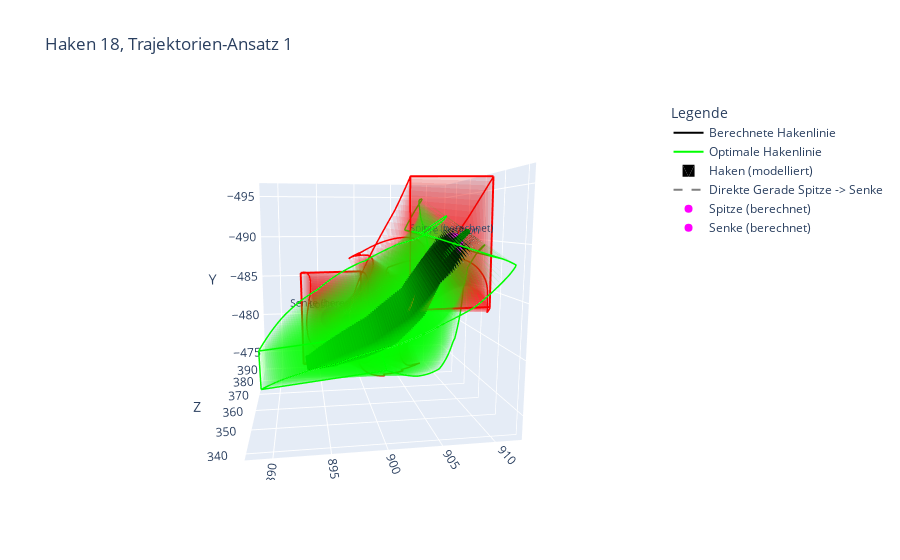
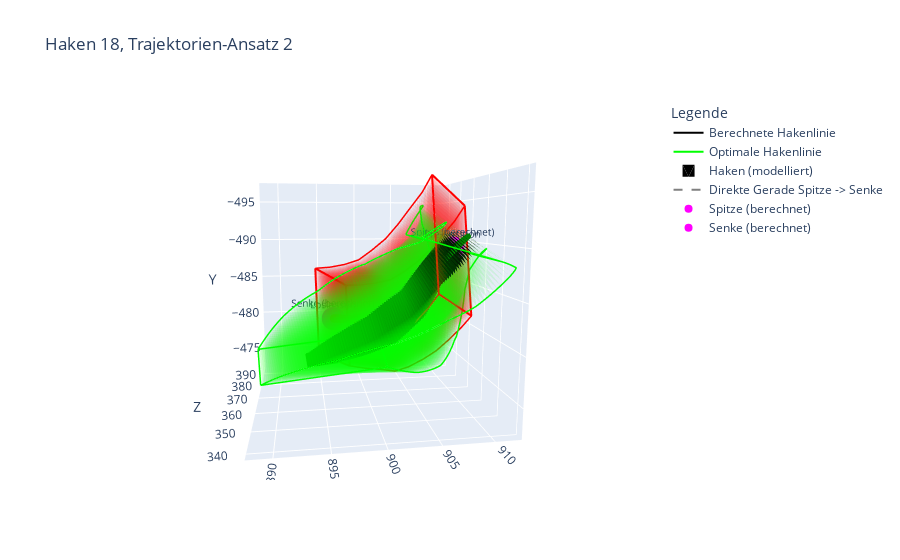
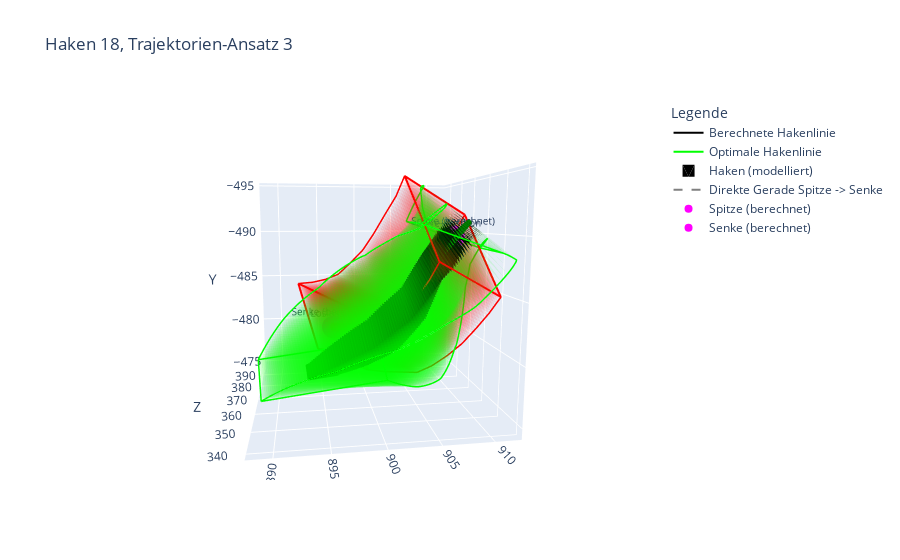
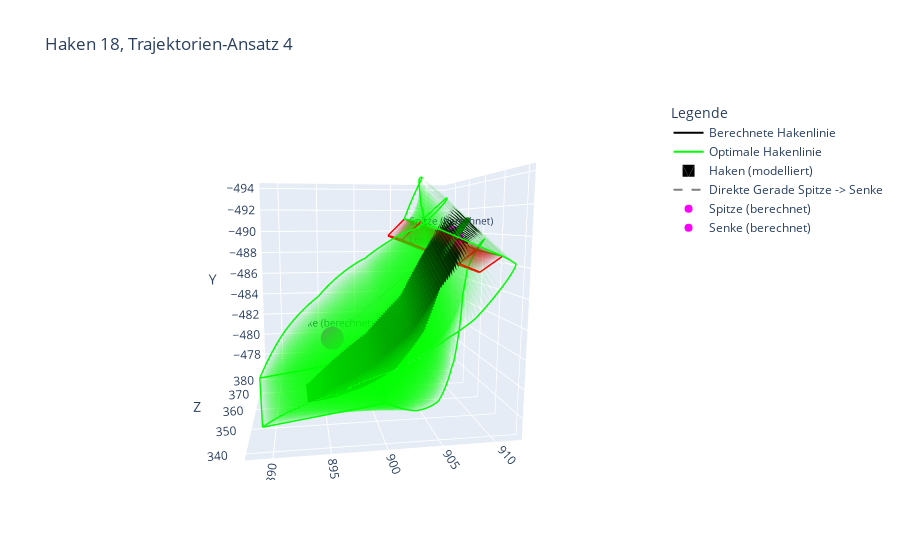

Write notebook code for charts like these, in order.
### Code cell
visualize_rectangles_html(
    rectangles = rectangles_1,
    secondary_rectangles = rectangles_optim,
    secondary_legend_title = 'optimale Trajektorie',
    hook_rectangles = rectangles_optim_hooks,
    connect_points = (trajectory_1[1][0], trajectory_1[-1][0]),
    hook_num = hook_num,
    trajectory_process = 1,
    html_filename = '/home/mo/Thesis/Evaluation/Trajektorientests/traj1.html'
    )

visualize_rectangles_html(
    rectangles = rectangles_2,
    secondary_rectangles = rectangles_optim,
    secondary_legend_title = 'optimale Trajektorie',
    hook_rectangles = rectangles_optim_hooks,
    connect_points = (trajectory_1[1][0], trajectory_1[-1][0]),
    hook_num = hook_num,
    trajectory_process = 2,
    html_filename = '/home/mo/Thesis/Evaluation/Trajektorientests/traj2.html'
    )

visualize_rectangles_html(
    rectangles = rectangles_3,
    secondary_rectangles = rectangles_optim,
    secondary_legend_title = 'optimale Trajektorie',
    hook_rectangles = rectangles_optim_hooks,
    connect_points = (trajectory_1[1][0], trajectory_1[-1][0]),
    hook_num = hook_num,
    trajectory_process = 3,
    html_filename = '/home/mo/Thesis/Evaluation/Trajektorientests/traj3.html'
    )

visualize_rectangles_html(
    rectangles = rectangles_4,
    secondary_rectangles = rectangles_optim,
    secondary_legend_title = 'optimale Trajektorie',
    hook_rectangles = rectangles_optim_hooks,
    connect_points = (trajectory_1[1][0], trajectory_1[-1][0]),
    hook_num = hook_num,
    trajectory_process = 4,
    html_filename = '/home/mo/Thesis/Evaluation/Trajektorientests/traj4.html'
    )
